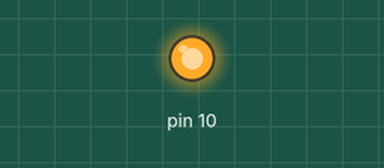
This sketch was run on a simulated Arduino Uno, built with avr-gcc and run on an emulated ATmega328P. On the bench: output pins drawn as LEDs (lit = HIGH). What the sketch prints to the serial monitor is not drawn.

Above: at 0.05 s.
Timing chart, 0 to 10.4 s (numbered marks = the images above):
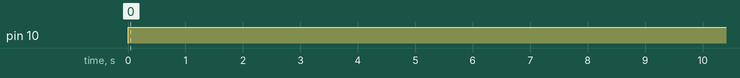

The sketch:

master-spi-test-03.ino
```cpp
# include <SPI.h>

#define OP_R_RX1_STTS 0x90
#define OP_W_TX_FIFO 0x0C

unsigned char data1;
unsigned char data2;
unsigned char data3;
unsigned char data4;

void setup()
{
Serial.begin(115200); // set baud rate to 115200 for usart
SPI.begin();
SPI.setClockDivider(SPI_CLOCK_DIV8); //divide the clock by 8
Serial.println("Hello I'm SPI Mega_Master");
}

void loop (void)
{
 digitalWrite(SS, LOW); // enable Slave Select
 SPI.transfer(0x38);
 SPI.transfer(55);
 digitalWrite(SS, HIGH); // disable Slave Select
 delay(2000);

 digitalWrite(SS, LOW); // enable Slave Select
 SPI.transfer(0x10);
 SPI.transfer(122);
 digitalWrite(SS, HIGH); // disable Slave Select
 delay(2000);

 digitalWrite(SS, LOW); // enable Slave Select
 SPI.transfer(0x14);
 SPI.transfer(150);
 digitalWrite(SS, HIGH); // disable Slave Select
 delay(2000);

 digitalWrite(SS, LOW); // enable Slave Select
 SPI.transfer(0xD4);
 SPI.transfer(18);
 digitalWrite(SS, HIGH); // disable Slave Select
 delay(2000);

 digitalWrite(SS, LOW);
 data1=SPI.transfer(0);
 digitalWrite(SS, HIGH);
 Serial.println(data1);

 digitalWrite(SS, LOW); // enable Slave Select
 SPI.transfer(0x94);
 SPI.transfer(17);
 digitalWrite(SS, HIGH); // disable Slave Select
 delay(2000);

 digitalWrite(SS, LOW);
 data2=SPI.transfer(0);
 digitalWrite(SS, HIGH);
 Serial.println(data2);

 digitalWrite(SS, LOW); // enable Slave Select
 SPI.transfer(0x84);
 SPI.transfer(11);
 digitalWrite(SS, HIGH); // disable Slave Select
 delay(2000);

 digitalWrite(SS, LOW);
 data3=SPI.transfer(0);
 digitalWrite(SS, HIGH);
 Serial.println(data3);

 digitalWrite(SS, LOW); // enable Slave Select
 SPI.transfer(OP_R_RX1_STTS);
 SPI.transfer(32);
 digitalWrite(SS, HIGH); // disable Slave Select
 delay(2000);

 digitalWrite(SS, LOW);
 data4=SPI.transfer(0);
 digitalWrite(SS, HIGH);
 Serial.println(data4);

 digitalWrite(SS, LOW); // enable Slave Select
 SPI.transfer(OP_W_TX_FIFO);
 SPI.transfer(15);
 delay(2);
 SPI.transfer(7);
 delay(2);
 SPI.transfer(3);
 delay(2);
 SPI.transfer(1);
 digitalWrite(SS, HIGH); // disable Slave Select
 delay(2000);

}
```

Measured:
- by itself, pin 10: LOW → HIGH at 0.00 s
